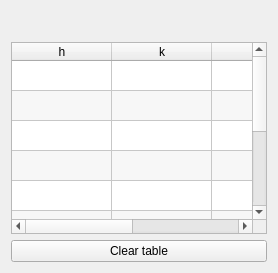
                        <widget class="QWidget" name="tab_7">
                         <attribute name="title">
                          <string>Method 2</string>
                         </attribute>
                         <layout class="QVBoxLayout" name="verticalLayout_15">
                          <item>
                           <widget class="QLabel" name="user_defined_method2_table_error">
                            <property name="minimumSize">
                             <size>
                              <width>25</width>
                              <height>25</height>
                             </size>
                            </property>
                            <property name="maximumSize">
                             <size>
                              <width>25</width>
                              <height>25</height>
                             </size>
                            </property>
                            <property name="palette">
                             <palette>
                              <active>
                               <colorrole role="WindowText">
                                <brush brushstyle="SolidPattern">
                                 <color alpha="255">
                                  <red>208</red>
                                  <green>12</green>
                                  <blue>18</blue>
                                 </color>
                                </brush>
                               </colorrole>
                              </active>
                              <inactive>
                               <colorrole role="WindowText">
                                <brush brushstyle="SolidPattern">
                                 <color alpha="255">
                                  <red>208</red>
                                  <green>12</green>
                                  <blue>18</blue>
                                 </color>
                                </brush>
                               </colorrole>
                              </inactive>
                              <disabled>
                               <colorrole role="WindowText">
                                <brush brushstyle="SolidPattern">
                                 <color alpha="255">
                                  <red>127</red>
                                  <green>127</green>
                                  <blue>127</blue>
                                 </color>
                                </brush>
                               </colorrole>
                              </disabled>
                             </palette>
                            </property>
                            <property name="font">
                             <font>
                              <pointsize>15</pointsize>
                             </font>
                            </property>
                            <property name="text">
                             <string/>
                            </property>
                           </widget>
                          </item>
                          <item>
                           <widget class="QTableWidget" name="method2_tableWidget">
                            <property name="enabled">
                             <bool>true</bool>
                            </property>
                            <property name="alternatingRowColors">
                             <bool>true</bool>
                            </property>
                            <attribute name="horizontalHeaderStretchLastSection">
                             <bool>true</bool>
                            </attribute>
                            <attribute name="verticalHeaderVisible">
                             <bool>false</bool>
                            </attribute>
                            <row>
                             <property name="text">
                              <string>New Row</string>
                             </property>
                            </row>
                            <row>
                             <property name="text">
                              <string>New Row</string>
                             </property>
                            </row>
                            <row>
                             <property name="text">
                              <string>New Row</string>
                             </property>
                            </row>
                            <row>
                             <property name="text">
                              <string>New Row</string>
                             </property>
                            </row>
                            <row>
                             <property name="text">
                              <string>New Row</string>
                             </property>
                            </row>
                            <row>
                             <property name="text">
                              <string>New Row</string>
                             </property>
                            </row>
                            <row>
                             <property name="text">
                              <string>New Row</string>
                             </property>
                            </row>
                            <row>
                             <property name="text">
                              <string>New Row</string>
                             </property>
                            </row>
                            <row>
                             <property name="text">
                              <string>New Row</string>
                             </property>
                            </row>
                            <row>
                             <property name="text">
                              <string>New Row</string>
                             </property>
                            </row>
                            <column>
                             <property name="text">
                              <string>h</string>
                             </property>
                            </column>
                            <column>
                             <property name="text">
                              <string>k</string>
                             </property>
                            </column>
                            <column>
                             <property name="text">
                              <string>l</string>
                             </property>
                            </column>
                            <column>
                             <property name="text">
                              <string>d0</string>
                             </property>
                            </column>
                           </widget>
                          </item>
                          <item>
                           <widget class="QPushButton" name="user_defined_method2_clear_table">
                            <property name="text">
                             <string>Clear table</string>
                            </property>
                           </widget>
                          </item>
                         </layout>
                        </widget>
